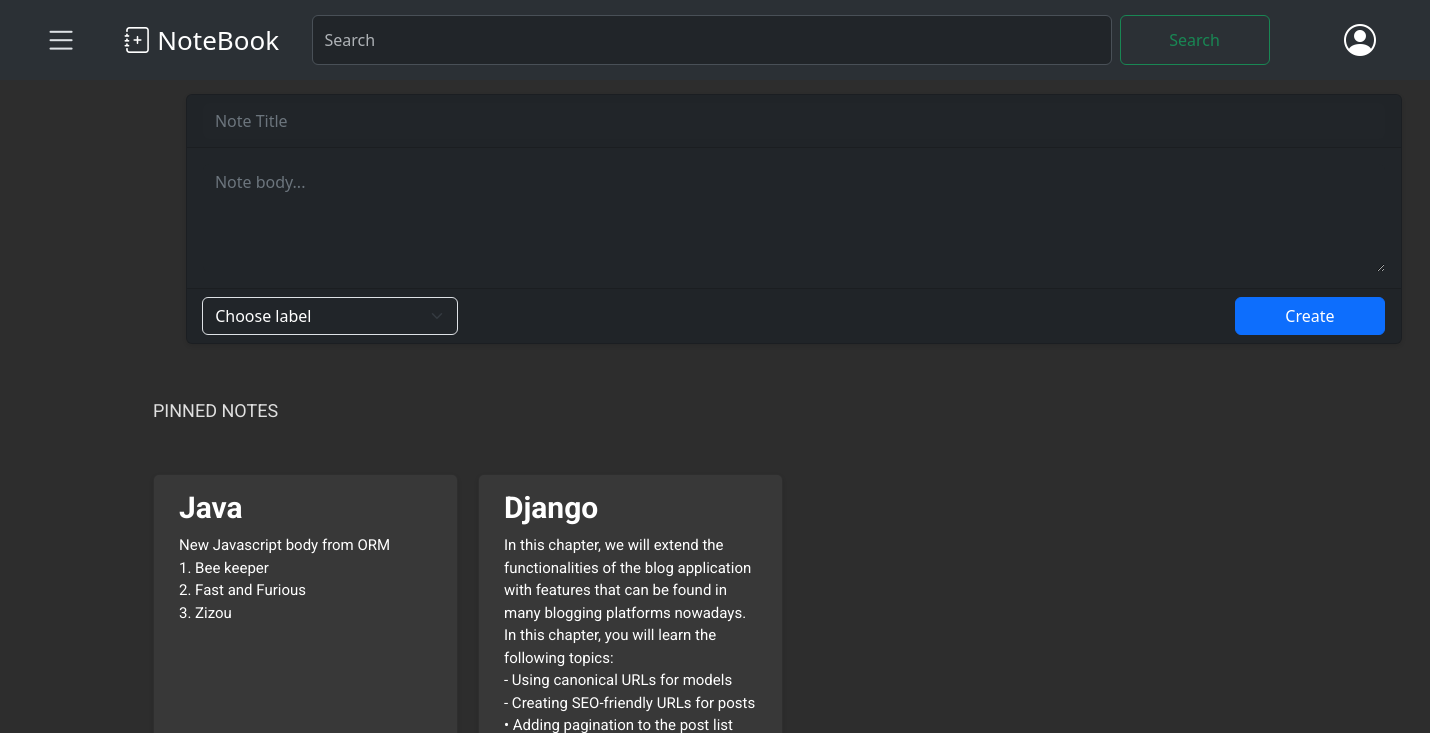
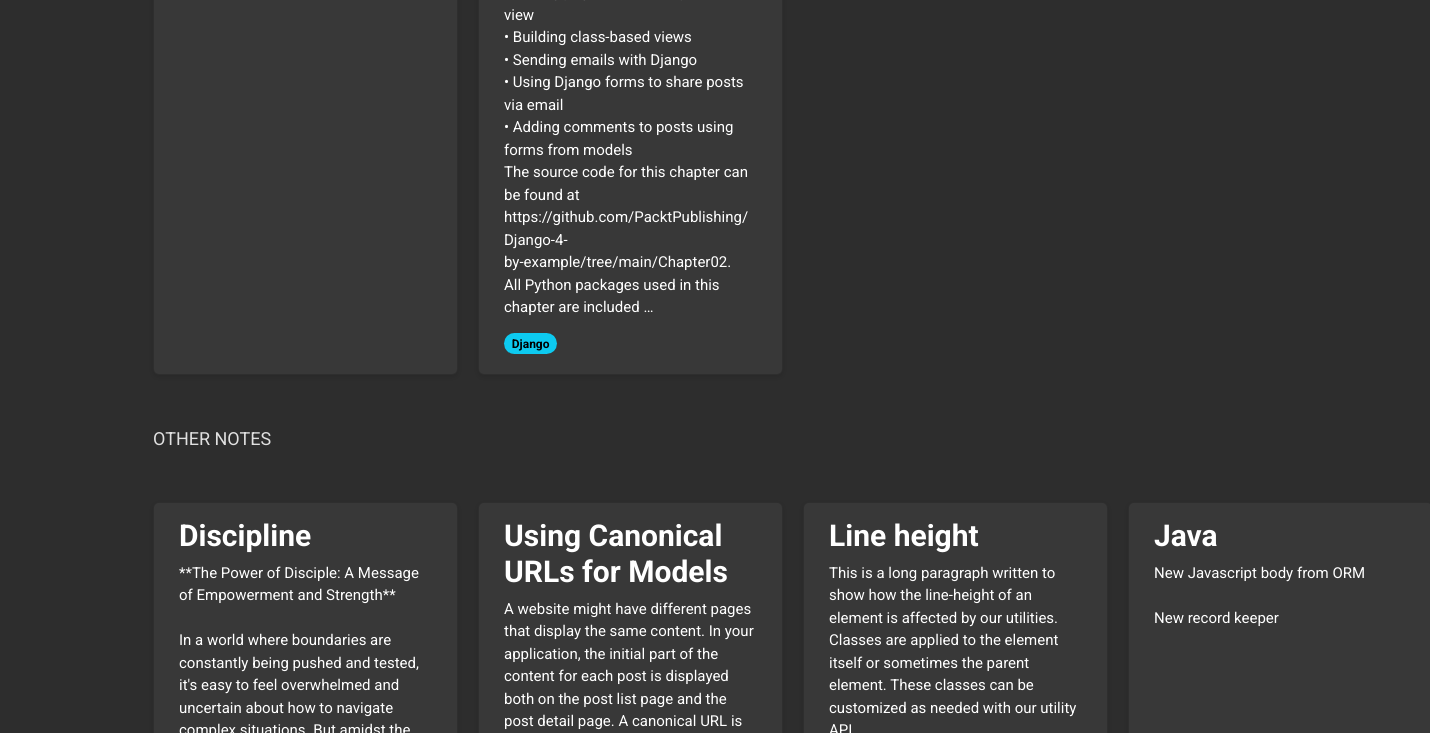
/notes/ (upper part), run on an earlier commit of the app's database (2 pictures, top to bottom).
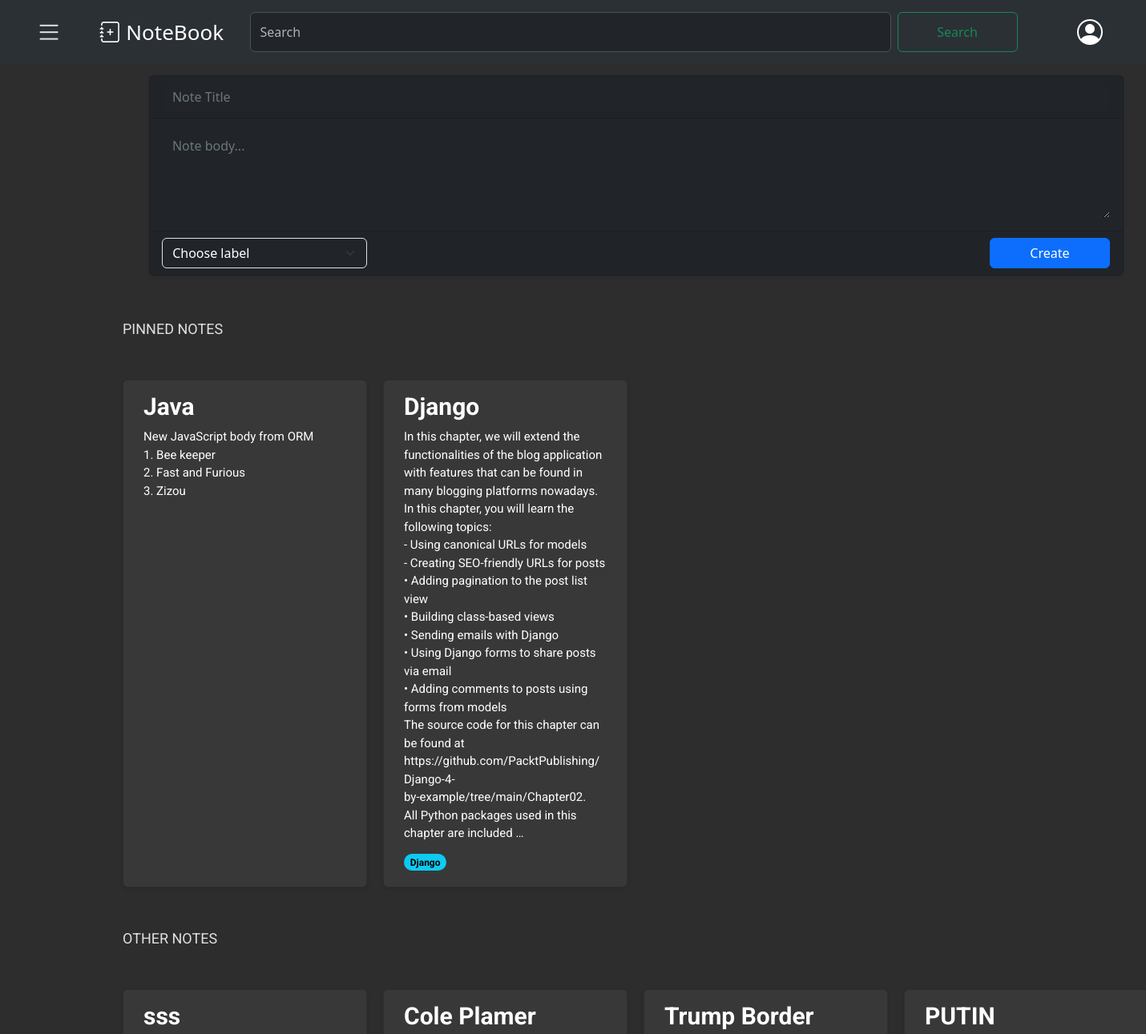
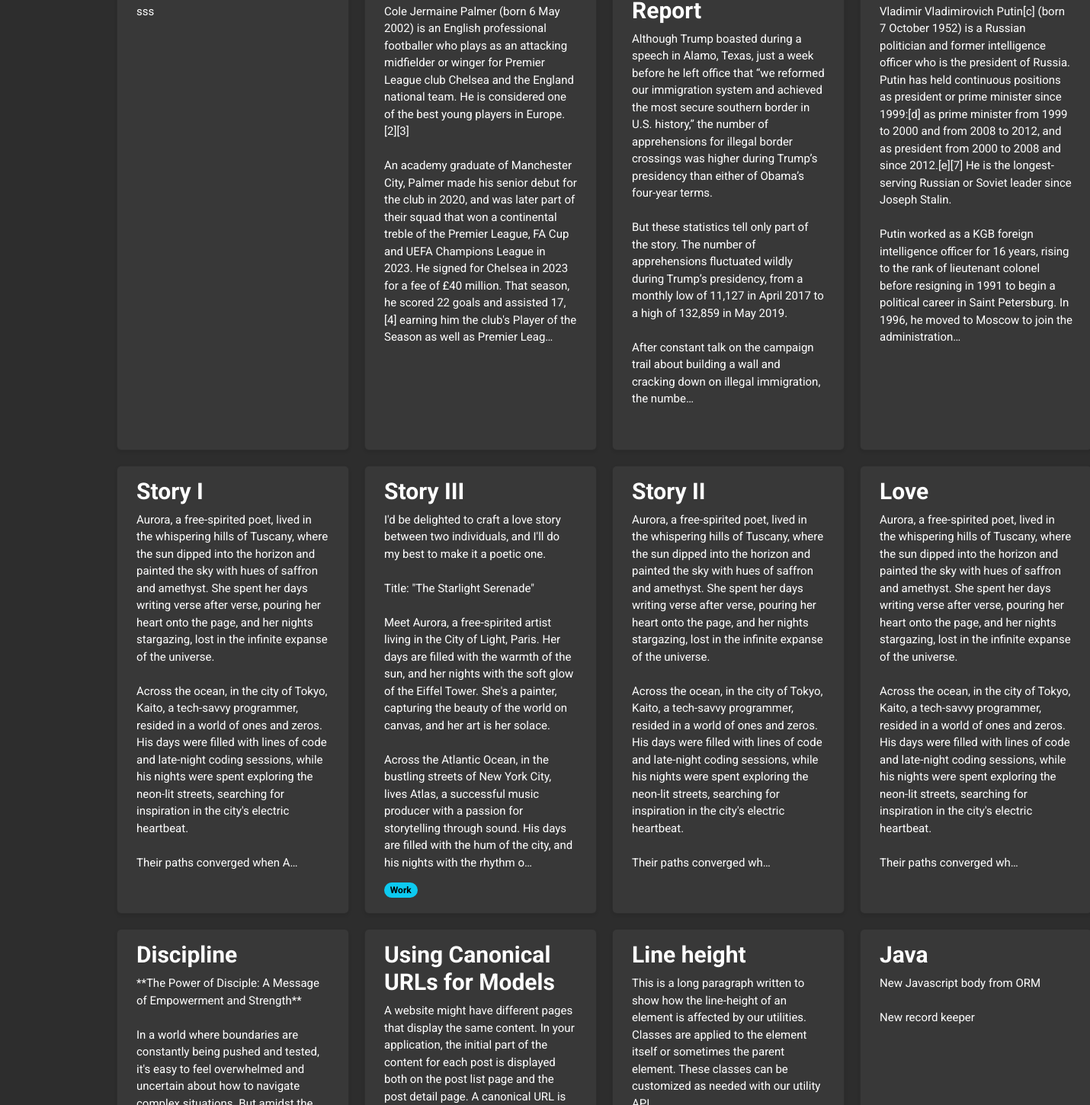
And on a later commit of the database (2 pictures, top to bottom).
### notes/models.py (models this page shows, shortened)
class Note(models.Model):
    title= models.CharField(max_length=100, null=False)
    body= models.TextField()
    label= models.ForeignKey(Label, on_delete=models.SET_NULL, related_name="notes", blank=True, null=True)
    archived= models.BooleanField(default=False)
    pinned= models.BooleanField(default= False)
    created = models.DateTimeField(auto_now_add= True)
    updated= models.DateTimeField(auto_now=True)
    class Meta:
        ordering= ['-updated']
        indexes= [
            models.Index(fields=["-updated"])
        ]
        verbose_name = "Note"
        verbose_name_plural= "Notes"

class Label(models.Model):
    name = models.CharField(max_length=50, unique=True)
    class Meta:
        verbose_name = "Label"
        verbose_name_plural= "Labels"
    def __str__(self):
        return self.name

### notes/views.py (the view)
# urls.py: path('', notes_list, name='note_list'),
def notes_list(request):
    form = NoteForm()
    pinned_notes= Note.objects.filter(pinned=True, archived= False)
    other_notes= Note.objects.filter(pinned=False, archived= False)
    labels= Label.objects.all()
    return render(request,
                  'notes/note/list.html',
                  {'pinned_notes': pinned_notes,
                   'other_notes': other_notes,
                   'labels': labels,
                   'form': form})

### notes/forms.py
class NoteForm(forms.ModelForm):
    class Meta:
        model = Note
        fields = ['title', 'body', 'label']

### notes/context_processors.py (called while the page is built)
def labels_processor(request):
    labels = Label.objects.all()
    context = {
        'labels': labels,
    }
    return context

### notes/templates/notes/note/list.html (shortened to what this page needs)
{% extends "notes/base.html" %}
{% block content %}
{% load static %}
<p class="text-capitalize">PINNED NOTES</p>
<div class="card-container">
    {% for pinned_note in pinned_notes %}
    <div class="card" data-note-id="{{ pinned_note.id }}">
        <a href="#" class="note-link" data-note-id="{{ pinned_note.id }}">
            <h5 class="card-title">{{ pinned_note.title }}</h5>
            <p class="card-text">{{ pinned_note.body|truncatechars:650 }}</p>
        </a>
        <span class="badge rounded-pill text-bg-info">{{ pinned_note.label.name }}</span>
    </div>
    {% endfor %}
</div>
<p class="text-capitalize">OTHER NOTES</p>
<div class="card-container">
    {% for other_note in other_notes %}
    <div class="card" data-note-id="{{ other_note.id }}">
        <a href="#" class="note-link" data-note-id="{{ other_note.id }}">
            <h5 class="card-title">{{ other_note.title }}</h5>
            <p class="card-text">{{ other_note.body|truncatechars:650 }}</p>
        </a>
        <span class="badge rounded-pill text-bg-info">{{ other_note.label.name }}</span>
    </div>
    {% endfor %}
</div>
{% endblock %}

### notes/templates/notes/base.html (shortened to what this page needs)
{% load static %}
<!DOCTYPE html>
<html lang="en">
<head>
    <link href="{% static 'css/notes.css' %}" rel="stylesheet">
    <link rel="stylesheet" href="https://cdnjs.cloudflare.com/ajax/libs/font-awesome/5.15.3/css/all.min.css">
    <link href="https://cdn.jsdelivr.net/npm/bootstrap@5.3.3/dist/css/bootstrap.min.css" rel="stylesheet">
    <link rel="stylesheet" href="https://cdn.jsdelivr.net/npm/bootstrap-icons@1.11.3/font/bootstrap-icons.min.css">
</head>
<body>
    <nav class="navbar bg-body-tertiary sticky-top bg-primary nav-bar" data-bs-theme="dark">
        <div class="container-fluid">
            <i class="bi bi-list btn btn-offcanvas" type="button" data-bs-toggle="offcanvas" data-bs-target="#offcanvasWithBothOptions" aria-controls="offcanvasWithBothOptions"></i>
            <a href="{% url 'note_list' %}" style="text-decoration: none; font-size:26px; color: white;">
                <i class="bi bi-journal-plus" style="color: white; scale: 4.0; margin-left: -40px; align-items: center;"></i>
                NoteBook
            </a>
            <form class="d-flex" role="search">
                <input class="form-control me-2" type="search" placeholder="Search" aria-label="Search">
                <button class="btn btn-outline-success" type="submit">Search</button>
            </form>
            <i class="bi bi-person-circle" style="color: white; scale: 2.0; margin-right: 50px; align-items: center;"></i>
        </div>
    </nav>
 <div class="new-note-form" style="margin-top: 1%;
    margin-left: 13%;
    border: none">
     <form method="post" action="{% url 'notes:note_create' %}">
  <div class="card text-bg-dark mb-3" style="max-width: 76rem; padding: 0; ">
    <div class="card-header">
      <input type="text" name="{{ form.title.name }}" class="form-control bg-dark text-white" id="{{ form.title.id_for_label }}" placeholder="Note Title" style="color: white; border: none; outline: none;">
    </div>
    <div class="card-body">
      <textarea name="{{ form.body.name }}" class="form-control bg-dark text-white" id="{{ form.body.id_for_label }}" rows="4" placeholder="Note body..." style="border: none; outline: none;"></textarea>
    </div>
    <div class="card-footer">
      <div class="d-flex justify-content-between align-items-center">
        <select name="{{ form.label.name }}" class="form-select bg-dark text-white me-2" id="{{ form.label.id_for_label }}" style="max-width: 16rem; margin-left: 4%; ">
          <option selected disabled>Choose label</option>
        </select>
        <button type="submit" class="btn btn-primary">Create</button>
      </div>
    </div>
  </div>
</form>
 </div>
    <div class="content">
        {% block content %}
        {% endblock %}
    </div>
</body>
</html>

### notes/static/css/notes.css (style rules this page uses)
:root { --bg-color: #2d2d2d; --text-color: #e0e0e0; --secondary-text-color: #b0b0b0; --card-bg-color: #383838; }
html, body { background-color: #2d2d2d !important; color: #e0e0e0 !important; font-family: 'Roboto', sans-serif; }
.nav-bar { height: 80px; position: fixed; }
.btn-offcanvas { color: white; border: 2px solid white; margin-left: 2%; align-items: center; scale: 2.1; }
.d-flex { margin-left: -50px; }
.d-flex>input { width: 800px; height: 50px; }
.d-flex>button { width: 150px; }
.content { margin-top: 3%; background-color: #2d2d2d !important; margin-left: 10%; }
.card-container { display: grid; grid-template-columns: repeat(auto-fill, minmax(250px, 1fr)); gap: 20px; padding: 10px; font-family: 'Roboto', Arial, sans-serif; width: 1300px; margin-top: 30px; margin-bottom: 30px; background-color: #2d2d2d !important; border-color: #444 !important; text-align: justify; }
.card { border-radius: 8px; padding: 15px 25px; box-shadow: 0 2px 4px rgba(0,0,0,0.1); background-color: #383838 !important; position: relative; padding-bottom: 20px; }
.card-title { font-size: 30px; font-weight: bold; margin-bottom: 15px; color: white !important; text-align: left; padding: 0 ; }
.card-text { font-size: 15px; color: white; text-align: left; padding: 0 0 35px; line-height: 1.5; white-space: pre-wrap; word-wrap: break-word; }
.note-link { text-decoration: none; color: inherit; }
.text-capitalize { font-family: 'Roboto', Arial, sans-serif; font-size: 18px; margin: 0; font-weight: normal; padding: 10px; }
.badge { display: inline-block; position: absolute; bottom: 20px; }
.card input::placeholder, .card textarea::placeholder, .card select option:first-child { color: #6c757d !important; opacity: 10; }
.card input { outline: none; }

What changed in the data, as far as the page shows it:
changed Note: body "New Javascript body from ORM 1. Bee keeper 2. Fast and Furious 3. Zizou" → "New JavaScript body from ORM 1. Bee keeper 2. Fast and Furious 3. Zizou"
added Note: title "sss", body "sss"
added Note: title "Cole Plamer", body "Cole Jermaine Palmer (born 6 May 2002) is an English professional footballer who plays as an attacking midfielder or winger for Premier League club Chelsea and the England national team. He is considered one of the best young players in Europe.[2][3] An academy graduate of Manchester City, Palmer made his senior debut for the club in 2020, and was later part of their squad that won a continental treble of the Premier League, FA Cup and UEFA Champions League in 2023. He signed for Chelsea in 2023 for a fee of £40 million. That season, he scored 22 goals and assisted 17,[4] earning him the club's Player of the Season as well as Premier Leag…"
added Note: title "Trump Border Report", body "Although Trump boasted during a speech in Alamo, Texas, just a week before he left office that “we reformed our immigration system and achieved the most secure southern border in U.S. history,” the number of apprehensions for illegal border crossings was higher during Trump’s presidency than either of Obama’s four-year terms. But these statistics tell only part of the story. The number of apprehensions fluctuated wildly during Trump’s presidency, from a monthly low of 11,127 in April 2017 to a high of 132,859 in May 2019. After constant talk on the campaign trail about building a wall and cracking down on illegal immigration, the numbe…"
added Note: title "PUTIN", body "Vladimir Vladimirovich Putin[c] (born 7 October 1952) is a Russian politician and former intelligence officer who is the president of Russia. Putin has held continuous positions as president or prime minister since 1999:[d] as prime minister from 1999 to 2000 and from 2008 to 2012, and as president from 2000 to 2008 and since 2012.[e][7] He is the longest-serving Russian or Soviet leader since Joseph Stalin. Putin worked as a KGB foreign intelligence officer for 16 years, rising to the rank of lieutenant colonel before resigning in 1991 to begin a political career in Saint Petersburg. In 1996, he moved to Moscow to join the administration…"
added Note: title "Story I", body "Aurora, a free-spirited poet, lived in the whispering hills of Tuscany, where the sun dipped into the horizon and painted the sky with hues of saffron and amethyst. She spent her days writing verse after verse, pouring her heart onto the page, and her nights stargazing, lost in the infinite expanse of the universe. Across the ocean, in the city of Tokyo, Kaito, a tech-savvy programmer, resided in a world of ones and zeros. His days were filled with lines of code and late-night coding sessions, while his nights were spent exploring the neon-lit streets, searching for inspiration in the city's electric heartbeat. Their paths converged when A…"
added Note: title "Story III", body "I'd be delighted to craft a love story between two individuals, and I'll do my best to make it a poetic one. Title: \"The Starlight Serenade\" Meet Aurora, a free-spirited artist living in the City of Light, Paris. Her days are filled with the warmth of the sun, and her nights with the soft glow of the Eiffel Tower. She's a painter, capturing the beauty of the world on canvas, and her art is her solace. Across the Atlantic Ocean, in the bustling streets of New York City, lives Atlas, a successful music producer with a passion for storytelling through sound. His days are filled with the hum of the city, and his nights with the rhythm o…", label.name "Work"
added Note: title "Story II", body "Aurora, a free-spirited poet, lived in the whispering hills of Tuscany, where the sun dipped into the horizon and painted the sky with hues of saffron and amethyst. She spent her days writing verse after verse, pouring her heart onto the page, and her nights stargazing, lost in the infinite expanse of the universe. Across the ocean, in the city of Tokyo, Kaito, a tech-savvy programmer, resided in a world of ones and zeros. His days were filled with lines of code and late-night coding sessions, while his nights were spent exploring the neon-lit streets, searching for inspiration in the city's electric heartbeat. Their paths converged wh…"
added Note: title "Love", body "Aurora, a free-spirited poet, lived in the whispering hills of Tuscany, where the sun dipped into the horizon and painted the sky with hues of saffron and amethyst. She spent her days writing verse after verse, pouring her heart onto the page, and her nights stargazing, lost in the infinite expanse of the universe. Across the ocean, in the city of Tokyo, Kaito, a tech-savvy programmer, resided in a world of ones and zeros. His days were filled with lines of code and late-night coding sessions, while his nights were spent exploring the neon-lit streets, searching for inspiration in the city's electric heartbeat. Their paths converged wh…"
